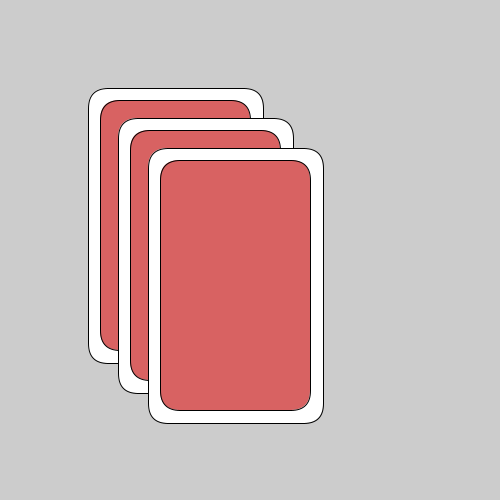
Frame 1 (no input)
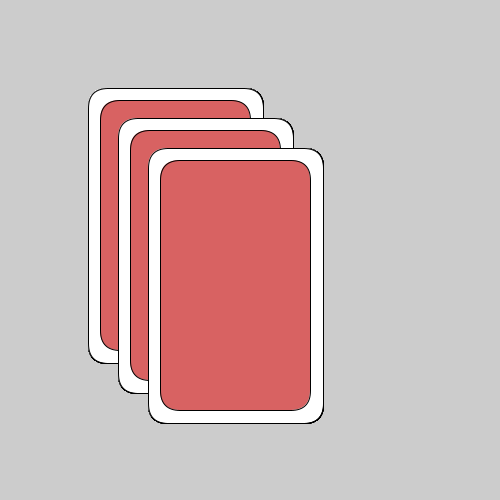
Frame 60 (the mouse pressed at the canvas centre just before this capture)
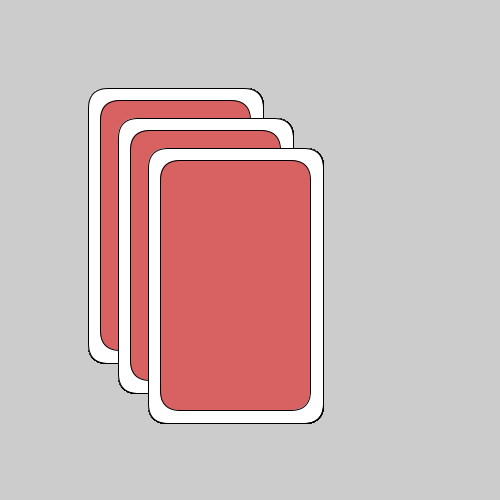
Frame 120 (the mouse held since frame 60 and released just before this capture)

The Processing sketch that drew these frames (run headless with seeded random() and noise(); from frame 60 on, the mouse is pressed at the canvas centre):

// Processing sketch: week02_2
// ── week02_2.pde
void setup()
{
  size(500,500);
}
int W=25;
void draw()
{
  drawCard(100,100);
  drawCard(130,130);
  drawCard(160,160);
}
void drawCard(int x,int y)
{
  fill(255);
  rect(x-W/2,y-W/2,150+W,250+W,20);
  fill(#D86262);
  rect(x,y,150,250,20);
}
